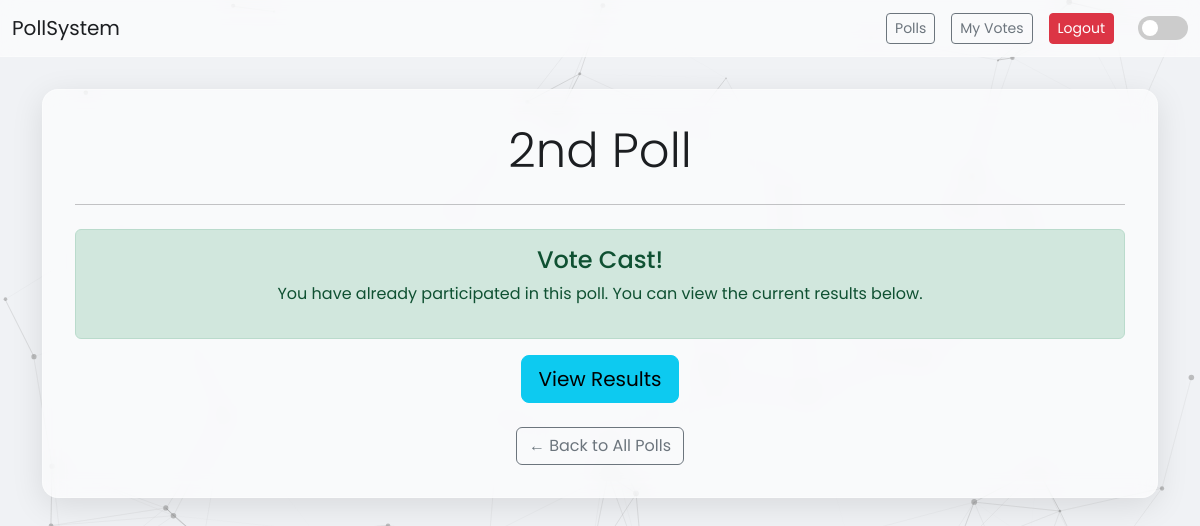
The app's page /poll/3/ (signed in), older data.
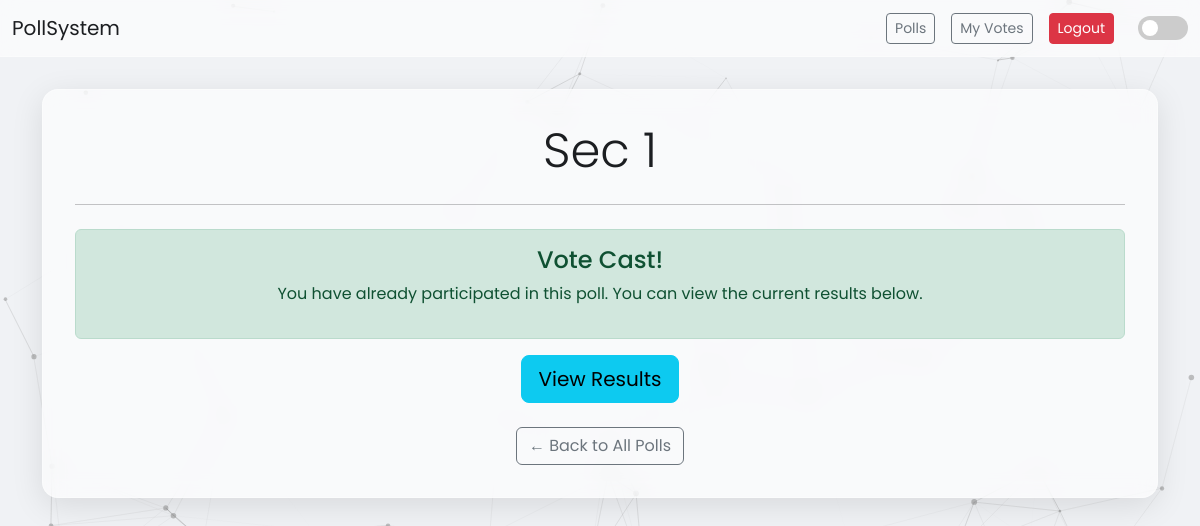
The same page, newer data.
### poll/models.py (models this page shows, shortened)
class Poll(models.Model):
    title = models.CharField(max_length=200)
    description = models.TextField(blank=True)
    start_date = models.DateTimeField(default=timezone.now)
    end_date = models.DateTimeField(null=True, blank=True)
    created_by = models.ForeignKey(User, on_delete=models.CASCADE)

### poll/views.py (the view)
# urls.py: path('poll/<int:poll_id>/', views.poll_detail, name='poll_detail'),
@login_required
def poll_detail(request, poll_id):
    poll = get_object_or_404(Poll, pk=poll_id)
    user_has_voted = Vote.objects.filter(user=request.user, poll=poll).exists()
    return render(request, 'poll/poll_detail.html', {'poll': poll, 'user_has_voted': user_has_voted})

### poll/templates/poll/poll_detail.html (shortened to what this page needs)
{% extends 'base.html' %}
{% block content %}
<div class="glass-card text-center">
    <h1 class="display-5">{{ poll.title }}</h1>
    <hr class="my-4">
    {% if user_has_voted %}
    <div class="alert alert-success">
        <h4 class="alert-heading">Vote Cast!</h4>
        <p>You have already participated in this poll. You can view the current results below.</p>
    </div>
    <a href="{% url 'poll_results' poll.id %}" class="btn btn-info btn-lg">View Results</a>
    {% elif not poll.is_active %}
    <div class="alert alert-warning">
        <h4 class="alert-heading">Poll Closed</h4>
        <p>This poll is no longer active and cannot be voted in.</p>
    </div>
    <a href="{% url 'poll_results' poll.id %}" class="btn btn-secondary btn-lg">View Final Results</a>
    {% else %}
    <div class="alert alert-light" style="background: none; border: none;">
        <h4 class="alert-heading">Ready to make your voice heard?</h4>
        <p>Click the button below to cast your vote. Remember, you can only vote once!</p>
    </div>
    <a href="{% url 'vote' poll.id %}" class="btn btn-success btn-lg">Vote Now</a>
    {% endif %}
    <div class="mt-4">
        <a href="{% url 'poll_list' %}" class="btn btn-outline-secondary">&larr; Back to All Polls</a>
    </div>
</div>
{% endblock %}

Row changes from the older to the newer data that the page shows:
changed Poll: title "2nd Poll" → "Sec 1"
